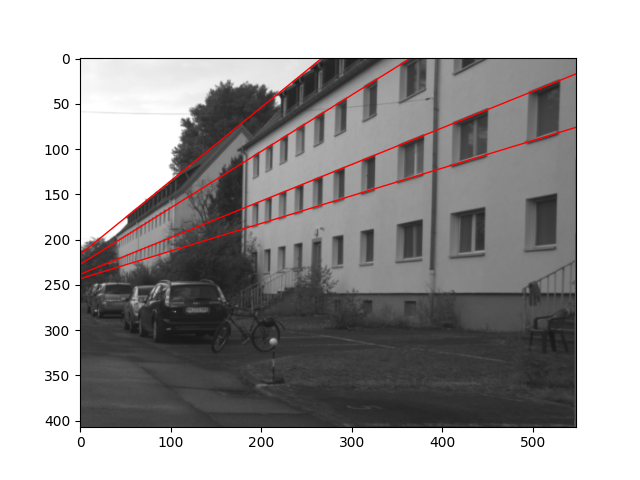

Write Python code to recreate this figure.
import numpy as np
import matplotlib.pyplot as plt


def detect_points(source):
    row, col = source.shape
    points = []
    for i in range(row):
        for j in range(col):
            if source[i][j] != 0:
                points.append((i, j))

    return points


def find_maxima(accumulator):
    y, x = accumulator.shape
    point_1 = (0, 0)
    point_2 = (0, 0)
    point_3 = (0, 0)
    point_4 = (0, 0)

    for rho in range(y):
        for theta in range(x):
            if accumulator[rho][theta] > accumulator[point_1[0]][point_1[1]]:
                point_4 = point_3
                point_3 = point_2
                point_2 = point_1
                point_1 = (rho, theta)
            elif accumulator[rho][theta] > accumulator[point_2[0]][point_2[1]]:
                point_4 = point_3
                point_3 = point_2
                point_2 = (rho, theta)
            elif accumulator[rho][theta] > accumulator[point_3[0]][point_3[1]]:
                point_4 = point_3
                point_3 = (rho, theta)
            elif accumulator[rho][theta] > accumulator[point_4[0]][point_4[1]]:
                point_4 = (rho, theta)

    return [point_1, point_2, point_3, point_4]


def plot_lines(image, size, polar_coord):
    max_y, max_x = size

    fig, ax = plt.subplots(1)
    ax.imshow(image)

    for line in polar_coord:
        rho, theta = line
        x_i = 0
        y_i = int(rho / np.sin(np.deg2rad(theta)))

        if y_i < 0:
            y_i = 0
            x_i = int(rho / np.cos(np.deg2rad(theta)))
        elif y_i >= max_y:
            y_i = max_y - 1
            x_i = int((rho - y_i * np.sin(np.deg2rad(theta))) / np.cos(np.deg2rad(theta)))

        x_f = max_x - 1
        y_f = int((rho - x_f * np.cos(np.deg2rad(theta))) / np.sin(np.deg2rad(theta)))

        if y_f < 0:
            y_f = 0
            x_f = int(rho / np.cos(np.deg2rad(theta)))
        elif y_f >= max_y:
            y_f = max_y - 1
            x_f = int((rho - y_f * np.sin(np.deg2rad(theta))) / np.cos(np.deg2rad(theta)))

        plt.plot([x_i, x_f], [y_i, y_f], color='red', linewidth=1)
    plt.show()
    fig.savefig('hough.png')


def hough_transform(image, hessian_matrix):
    y, x = hessian_matrix.shape
    bin_x = 181
    bin_y = np.sqrt(x * x + y * y) * 2
    accumulator = np.zeros((int(bin_y), bin_x))

    points = detect_points(hessian_matrix)

    for point in points:
        for theta in range(bin_x):
            rho = point[1] * np.cos(np.deg2rad(theta)) + point[0] * np.sin(np.deg2rad(theta))
            accumulator[int(rho)][theta] += 1

    best_lines_polar = find_maxima(accumulator)
    plot_lines(image, (y, x), best_lines_polar)

    return accumulator * 100

